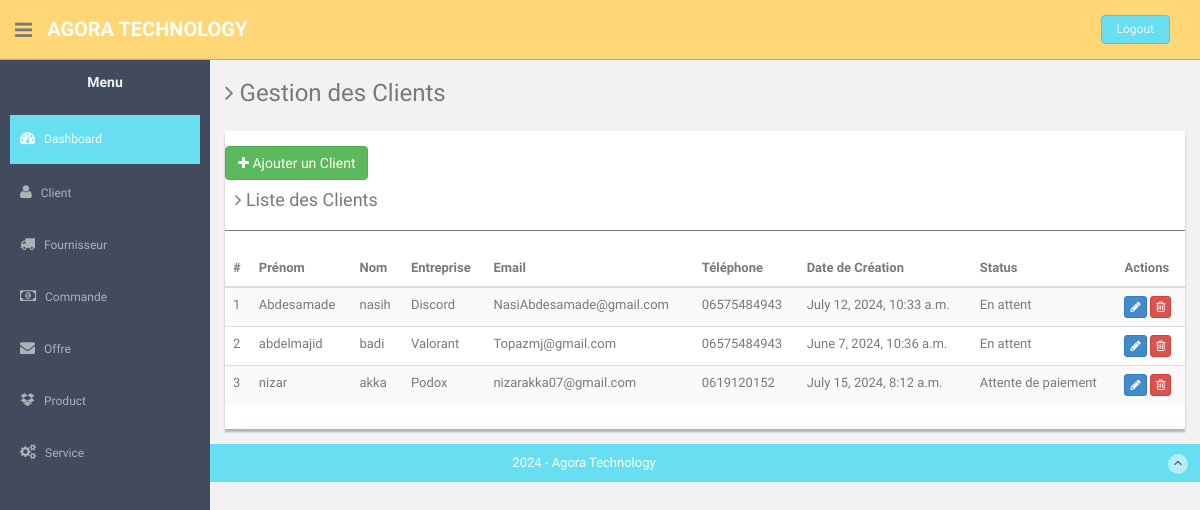
Screenshot of /app/Gclient/ (signed in) with the database file from the repository.
### GcomApp/models.py (models this page shows, shortened)
class Client(models.Model):
    nom = models.CharField(max_length=100)
    prenom = models.CharField(max_length=100)
    entreprise = models.CharField(max_length=100)
    adresse = models.CharField(max_length=200)
    mail = models.EmailField()
    numero_telephone = models.CharField(max_length=15)
    date_creation = models.DateTimeField(default=timezone.now)
    status = models.ManyToManyField(Status, related_name='clients')

class Status(models.Model):
    name = models.CharField(max_length=100)

### GcomApp/views.py (the view)
# urls.py: path('Gclient/', views.Gclient_view, name='Gclient'),
@login_required
def Gclient_view(request):
    clients = Client.objects.all()
    statuses = Status.objects.all()
    return render(request, 'Gclient.html', {'clients': clients, 'statuses': statuses})

### GcomApp/templates/Gclient.html (shortened to what this page needs)
<!DOCTYPE html>
<html lang="en">
<head>
    {% load static %}
    <link href="{% static 'assets/css/bootstrap.css' %}" rel="stylesheet">
    <link href="{% static 'assets/font-awesome/css/font-awesome.css' %}" rel="stylesheet" />
    <link rel="stylesheet" type="text/css" href="{% static 'assets/css/zabuto_calendar.css' %}">
    <link rel="stylesheet" type="text/css" href="{% static 'assets/js/gritter/css/jquery.gritter.css' %}" />
    <link rel="stylesheet" type="text/css" href="{% static 'assets/lineicons/style.css' %}">
    <link href="{% static 'assets/css/style.css' %}" rel="stylesheet">
    <link href="{% static 'assets/css/style-responsive.css' %}" rel="stylesheet">
</head>
<body>
    <section id="container">
        <header class="header black-bg">
            <div class="sidebar-toggle-box">
                <div class="fa fa-bars tooltips" data-placement="right" data-original-title="Toggle Navigation"></div>
            </div>
            <a href="{% url 'index' %}" class="logo"><b>Agora Technology</b></a>
            <div class="top-menu">
                <ul class="nav pull-right top-menu">
                    <li><a class="logout" href="{% url 'logout' %}">Logout</a></li>
                </ul>
            </div>
        </header>
        <aside>
            <div id="sidebar" class="nav-collapse ">
                <ul class="sidebar-menu" id="nav-accordion">
                    <h5 class="centered">Menu</h5>
                    <li class="mt">
                        <a class="active" href="{% url 'index' %}">
                            <i class="fa fa-dashboard"></i>
                            <span>Dashboard</span>
                        </a>
                    </li>
                    <li class="sub-menu">
                        <a href="javascript:;">
                            <i class="fa fa-user"></i>
                            <span>Client</span>
                        </a>
                    </li>
                    <li class="sub-menu">
                        <a href="javascript:;">
                            <i class="fa fa-truck"></i>
                            <span>Fournisseur</span>
                        </a>
                    </li>
                    <li class="sub-menu">
                        <a href="javascript:;">
                            <i class="fa fa-money"></i>
                            <span>Commande</span>
                        </a>
                    </li>
                    <li class="sub-menu">
                        <a href="javascript:;">
                            <i class="fa fa-envelope"></i>
                            <span>Offre</span>
                        </a>
                    </li>
                    <li class="sub-menu">
                        <a href="javascript:;">
                            <i class="fa fa-dropbox"></i>
                            <span>Product</span>
                        </a>
                    </li>
                    <li class="sub-menu">
                        <a href="javascript:;">
                            <i class="fa fa-cogs"></i>
                            <span>Service</span>
                        </a>
                    </li>
                </ul>
            </div>
        </aside>
        <section id="main-content">
            <section class="wrapper">
                <h3><i class="fa fa-angle-right"></i> Gestion des Clients</h3>
                <div class="row mt">
                    <div class="col-md-12">
                        <div class="content-panel">
                            <button class="btn btn-success" data-toggle="modal" data-target="#addClientModal"><i class="fa fa-plus"></i> Ajouter un Client</button>
                            <table class="table table-striped table-advance table-hover">
                                <h4><i class="fa fa-angle-right"></i> Liste des Clients</h4>
                                <hr>
                                <thead>
                                    <tr>
                                        <th>#</th>
                                        <th>Prénom</th>
                                        <th>Nom</th>
                                        <th>Entreprise</th>
                                        <th>Email</th>
                                        <th>Téléphone</th>
                                        <th>Date de Création</th>
                                        <th>Status</th>
                                        <th>Actions</th>
                                    </tr>
                                </thead>
                                <tbody id="clientTableBody">
                                    {% for client in clients %}
                                    <tr id="client-{{ client.id }}">
                                        <td>{{ forloop.counter }}</td>
                                        <td>{{ client.prenom }}</td>
                                        <td>{{ client.nom }}</td>
                                        <td>{{ client.entreprise }}</td>
                                        <td>{{ client.mail }}</td>
                                        <td>{{ client.numero_telephone }}</td>
                                        <td>{{ client.date_creation }}</td>
                                        <td>
                                            {% for status in client.status.all %}
                                            {{ status.name }}{% if not forloop.last %}, {% endif %}
                                            {% endfor %}
                                        </td>
                                        <td>
                                            <button class="btn btn-primary btn-xs edit-client" data-id="{{ client.id }}"><i class="fa fa-pencil"></i></button>
                                            <button class="btn btn-danger btn-xs delete-client" data-id="{{ client.id }}"><i class="fa fa-trash-o "></i></button>
                                        </td>
                                    </tr>
                                    {% endfor %}
                                </tbody>
                            </table>
                        </div>
                    </div>
                </div>
            </section>
        </section>
        <footer class="site-footer">
            <div class="text-center">
                2024 - Agora Technology
                <a href="#" class="go-top">
                    <i class="fa fa-angle-up"></i>
                </a>
            </div>
        </footer>
    </section>
</body>
</html>

### GcomApp/static/assets/css/style.css (style rules this page uses)
body { color: #797979; background: #f2f2f2; font-family: 'Ruda', sans-serif; padding: 0px !important; margin: 0px !important; font-size:13px; }
ul li { list-style: none; }
a, a:hover, a:focus { text-decoration: none; outline: none; }
#container { width: 100%; height: 100%; }
hr { margin-top: 20px; margin-bottom: 20px; border: 0; border-top: 1px solid #797979; }
.centered { text-align: center; }
.mt { margin-top: 25px; }
ul.top-menu > li > .logout { color: #f2f2f2; font-size: 12px; border-radius: 4px; -webkit-border-radius: 4px; border: 1px solid #64c3c2 !important; padding: 5px 15px; margin-right: 15px; background: #68dff0; margin-top: 15px; }
#sidebar { width: 210px; height: 100%; position: fixed; background: #424a5d; }
#sidebar h5 { color: #f2f2f2; font-weight: 700; }
#sidebar ul li { position: relative; }
ul.sidebar-menu , ul.sidebar-menu li ul.sub { margin: -2px 0 0; padding: 0; }
ul.sidebar-menu { margin-top: 75px; }
ul.sidebar-menu li { margin-bottom: 5px; margin-left:10px; margin-right:10px; }
ul.sidebar-menu li.sub-menu { line-height: 15px; }
ul.sidebar-menu li a span { display: inline-block; }
ul.sidebar-menu li a { color: #aeb2b7; text-decoration: none; display: block; padding: 15px 0 15px 10px; font-size: 12px; outline: none; -webkit-transition: all 0.3s ease; -moz-transition: all 0.3s ease; -o-transition: all 0.3s ease; -ms-transition: all 0.3s ease; transition: all 0.3s ease; }
ul.sidebar-menu li a.active, ul.sidebar-menu li a:hover, ul.sidebar-menu li a:focus { background: #68dff0; color: #fff; display: block; -webkit-transition: all 0.3s ease; -moz-transition: all 0.3s ease; -o-transition: all 0.3s ease; -ms-transition: all 0.3s ease; transition: all 0.3s ease; }
ul.sidebar-menu li a i { font-size: 15px; padding-right: 6px; }
ul.sidebar-menu li a.active i { color: #fff; }
#main-content { margin-left: 210px; }
.header, .footer { min-height: 60px; padding: 0 15px; }
.header { position: fixed; left: 0; right: 0; z-index: 1002; }
.black-bg { background: #ffd777; border-bottom: 1px solid #c9aa5f; }
.wrapper { display: inline-block; margin-top: 60px; padding-left: 15px; padding-right: 15px; padding-bottom: 15px; padding-top: 0px; width: 100%; }
a.logo { font-size: 20px; color: #ffffff; float: left; margin-top: 15px; text-transform: uppercase; }
a.logo b { font-weight: 900; }
#top_menu .nav > li, ul.top-menu > li { float: left; }
ul.top-menu > li > a { color: #666666; font-size: 16px; border-radius: 4px; -webkit-border-radius: 4px; border:1px solid #666666 !important; padding: 2px 6px; margin-right: 15px; }
.sidebar-toggle-box { float: left; padding-right: 15px; margin-top: 20px; }
.sidebar-toggle-box .fa-bars { cursor: pointer; display: inline-block; font-size: 20px; }
.content-panel { background: #ffffff; box-shadow: 0px 3px 2px #aab2bd; padding-top: 15px; padding-bottom: 5px; }
.content-panel h4 { margin-left: 10px; }
.site-footer { background: #68dff0; color: #fff; padding: 10px 0; }
.go-top { margin-right: 1%; float: right; background: rgba(255,255,255,.5); width: 20px; height: 20px; border-radius: 50%; -webkit-border-radius: 50%; }
.go-top i { color: #2A3542; }

### rows the page displays
Client: prenom "Abdesamade", nom "nasih", entreprise "Discord", mail "NasiAbdesamade@gmail.com", numero_telephone "06575484943", date_creation "July 12, 2024, 10:33 a.m."
Status: name "En attent"
Client: prenom "abdelmajid", nom "badi", entreprise "Valorant", mail "Topazmj@gmail.com", numero_telephone "06575484943", date_creation "June 7, 2024, 10:36 a.m."
Client: prenom "nizar", nom "akka", entreprise "Podox", mail "nizarakka07@gmail.com", numero_telephone "0619120152", date_creation "July 15, 2024, 8:12 a.m."
Status: name "Attente de paiement"
